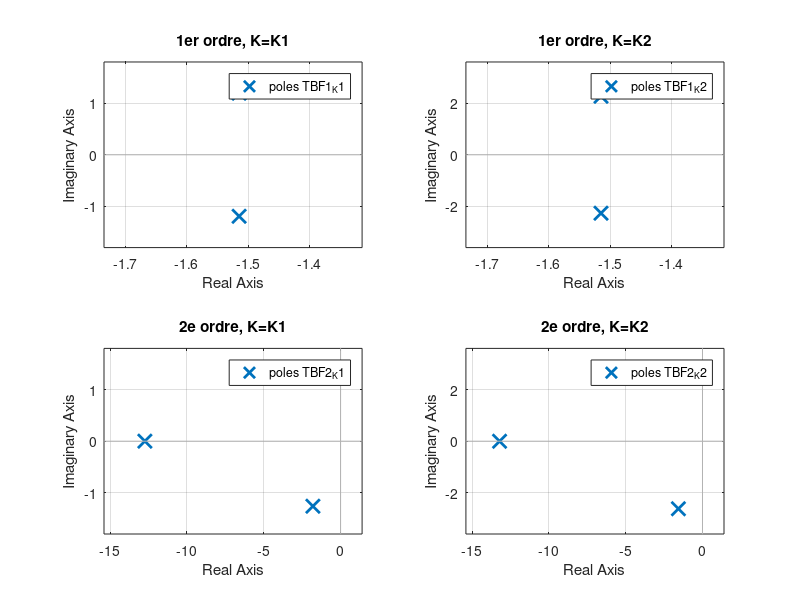
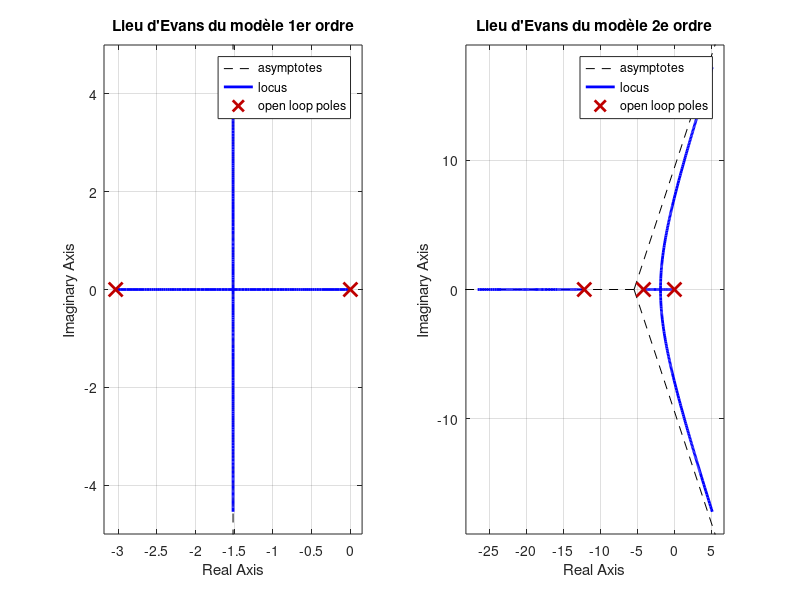

Reproduce these figures in MATLAB, in order.
clear; clc; close all;

%% déf des modèles => H1(p) = A0 / [ p * (1 + p*T) ]
A0_1 = 5.58;
T_1  = 0.33;
num1 = A0_1; 
den1 = [T_1 1 0];
sys1_ol = tf(num1, den1, 'Name','Sys1erOrdre_OL');  % en bo

% H2(p) = A0 / [ p * (1 + p*T1 + p^2 * T2 ) ]
A0_2 = 5.522;  
T1_2 = 0.322;  
T2_2 = 0.0197;  
num2 = A0_2; 
den2 = [T2_2  T1_2  1  0];  % => p * (1 + p*T1_2 + p^2*T2_2)
sys2_ol = tf(num2, den2, 'Name','Sys2eOrdre_OL');  % Système en BO

%% ex de valeurs de gain pr voir
K1 = 0.22;  
K2 = 0.44;


TBF1_K1 = feedback(K1*sys1_ol, 1);
TBF1_K2 = feedback(K2*sys1_ol, 1);


TBF2_K1 = feedback(K1*sys2_ol, 1);
TBF2_K2 = feedback(K2*sys2_ol, 1);


disp('Premier Ordre, K=K1');
p1K1 = pole(TBF1_K1)

disp('Premier ordre, K=K2');
p1K2 = pole(TBF1_K2)

disp('Deuxieme Ordre, K=K1');
p2K1 = pole(TBF2_K1)

disp("Deuxieme Ordre, K=K2");
p2K2 = pole(TBF2_K2)



figure('Name','Avec PZMAP','NumberTitle','off');
subplot(2,2,1)
pzmap(TBF1_K1)
title('1er ordre, K=K1')
grid on

subplot(2,2,2)
pzmap(TBF1_K2)
title('1er ordre, K=K2')
grid on

subplot(2,2,3)
pzmap(TBF2_K1)
title('2e ordre, K=K1')
grid on

subplot(2,2,4)
pzmap(TBF2_K2)
title('2e ordre, K=K2')
grid on


% lieu d'evans
figure('Name','Lieu d''Evans : comparaisons','NumberTitle','off');

subplot(1,2,1)
rlocus(sys1_ol)
title('Lieu d''Evans du modèle 1er ordre')
grid on

subplot(1,2,2)
rlocus(sys2_ol)
title('Lieu d''Evans du modèle 2e ordre')
grid on
